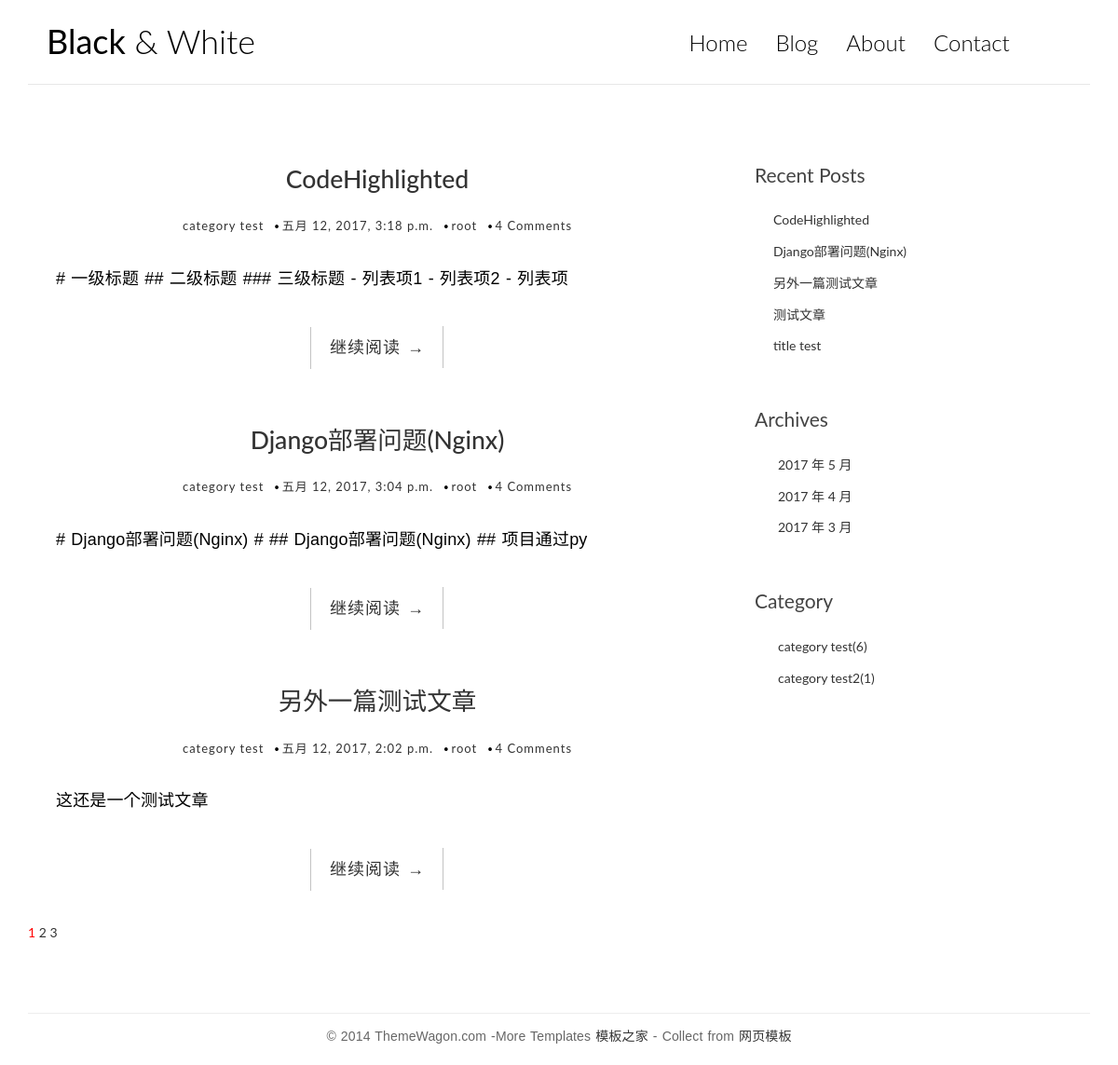
The page / on the database its author committed.
### blog/models.py (models this page shows, shortened)
class Post(models.Model):
    title = models.CharField(max_length=70)
    body = models.TextField()
    created_time = models.DateTimeField()
    modified_time = models.DateTimeField()
    excerpt = models.CharField(max_length = 200, blank = True)
    category = models.ForeignKey(Category)
    tags = models.ManyToManyField(Tag, blank = True)
    author = models.ForeignKey(User)
    views = models.PositiveIntegerField(default=0)
    def get_absolute_url(self):
        return reverse('blog:detail', kwargs={'pk': self.pk})
    class Meta:
        ordering = ['-created_time']

class Category(models.Model):
    name = models.CharField(max_length = 100)

### blog/views.py (the view, shortened to what this page needs)
# urls.py: url(r'^$', IndexView.as_view(), name='index'),
class IndexView(ListView):
    model = Post
    template_name = 'blog/index.html'
    context_object_name = 'post_list'
    paginate_by = 3
    def get_context_data(self, **kwargs):
        context = super().get_context_data(**kwargs)
        paginator = context.get('paginator')
        page = context.get('page_obj')
        is_paginated = context.get('is_paginated')
        pagination_data = self.pagination_data(paginator, page, is_paginated)
        context.update(pagination_data)
        return context
    def pagination_data(self, paginator, page, is_paginated):
        if not is_paginated:
            return {}
        left = []
        right = []
        left_has_more = False
        right_has_more = False
        first = False
        last = False
        page_number = page.number
        total_pages = paginator.num_pages
        page_range = paginator.page_range
        if page_number == 1:
            right = page_range[page_number:page_number + 2]
            if right[-1] < total_pages - 1:
                right_has_more = True
            if right[-1] < total_pages:
                last = True
        elif page_number == total_pages:
            left = page_range[(page_number - 3) if (page_number - 3) > 0 else 0:page_number - 1]
            if left[0] > 2:
                left_has_more = True
            if left[0] > 1:
                first = True
        context = {
            'left': left,
            'right': right,
            'left_has_more': left_has_more,
            'right_has_more': right_has_more,
            'first': first,
            'last': last,
        }
        return context

### blog/templatetags/blog_tags.py (called while the page is built)
@register.simple_tag
def get_recent_posts(num=5):
    return Post.objects.all()[:num]

@register.simple_tag
def archives():
    return Post.objects.dates('created_time', 'month', order='DESC')

@register.simple_tag
def get_categories():
    return Category.objects.all()

@register.simple_tag
def get_num_posts():
    category_list = Category.objects.annotate(num_posts=Count('post'))
    return category_list

### templates/blog/index.html (shortened to what this page needs)
{% extends 'blog/base.html' %}
                    {% block main %}
                        {%for post in post_list%}
                        <article class="post post-1">
                            <header class="entry-header">
                               <h1 class="entry-title">
                                   <a href="{{post.get_absolute_url}}">{{post.title}}</a>
                                </h1>
                                <div class="entry-meta">
                                    <span class="post-category">
                                        <a href="#">{{ post.category.name  }} </a>
                                    </span>
                                    <span class="post-date">
                                        <a href="#">
                                            <time class="entry-date" datetime="{{ post.created_time }}">{{ post.created_time }}         </time>
                                        </a>
                                    </span>
                                    <span class="post-author"><a href="#">{{ post.author }} </a></span>
                                    <span class="comments-link"><a href="#">4 Comments</a></span>
                                </div>
                            </header>
                            <div class="entry-content clearfix">
                                <p>{{ post.body | truncatechars:54  }}</p>
                                <div class="read-more cl-effect-14">
                                    <a href="{{post.get_absolute_url}}" class="more-link">继续阅读 <span class="meta-nav">→</span></a>
                                </div>
                            </div>
                        </article>
                        {%empty%}
                        <div class="no-post">暂时还没有发布的文章！</div>
                        {%endfor%}
{% if is_paginated %}
<div class="pagination">
  <a href="?page={{ page_obj.number }}" style="color: red">{{ page_obj.number }}</a>
  {% if right %}
    {% for i in right %}
        <a href="?page={{ i }}">{{ i }}</a>
    {% endfor %}
  {% endif %}
</div>
{% endif %}
                    {% endblock main %}

### templates/blog/base.html (shortened to what this page needs)
{%load blog_tags%}
<!DOCTYPE html>
<html>
	<head>
        {%load staticfiles%}
        <link rel="stylesheet" href="{% static 'blog/css/bootstrap.min.css'%}">
		<link rel="stylesheet" href="http://code.ionicframework.com/ionicons/2.0.1/css/ionicons.min.css">
        <link rel="stylesheet" href="{% static 'blog/css/pace.css'%}">
        <link rel="stylesheet" href="{% static 'blog/css/custom.css'%}">
        <link rel="stylesheet" href="{% static 'blog/css/friendly.css' %}">
	</head>
	<body>
		<div class="container">
			<header id="site-header">
				<div class="row">
					<div class="col-md-4 col-sm-5 col-xs-8">
						<div class="logo">
                            <h1><a href="{% url 'blog:index'%}"><b>Black</b> &amp; White</a></h1>
						</div>
					</div>
					<div class="col-md-8 col-sm-7 col-xs-4">
						<nav class="main-nav" role="navigation">
							<div class="collapse navbar-collapse" id="bs-example-navbar-collapse-1">
  								<ul class="nav navbar-nav navbar-right">
                                    <li class="cl-effect-11"><a href="{%url 'blog:index'%}" data-hover="Home">Home</a></li>
    								<li class="cl-effect-11"><a href="full-width.html" data-hover="Blog">Blog</a></li>
    								<li class="cl-effect-11"><a href="about.html" data-hover="About">About</a></li>
    								<li class="cl-effect-11"><a href="contact.html" data-hover="Contact">Contact</a></li>
  								</ul>
							</div>
						</nav>
					</div>
				</div>
			</header>
		</div>
		<div class="content-body">
			<div class="container">
				<div class="row">
					<main class="col-md-8">
                        {%block main%}
                        {%endblock main%}
					</main>
					<aside class="col-md-4">
						<div class="widget widget-recent-posts">
							<h3 class="widget-title">Recent Posts</h3>
                            {%get_recent_posts as recent_post_list%}
							<ul>
                                {%for post in recent_post_list%}
								<li>
                                    <a href="{{post.get_absolute_url}}">{{post.title}}</a>
								</li>
                                {%endfor%}
							</ul>
						</div>
						<div class="widget widget-archives">
							<h3 class="widget-title">Archives</h3>
                            {% archives as date_list%}
							<ul>
                                {%for date in date_list%}
								<li>
                                <a href="{% url 'blog:archives' date.year date.month%}">{{date.year}} 年 {{ date.month  }} 月</a>
								</li>
                                {%endfor%}
							</ul>
						</div>
						<div class="widget widget-category">
							<h3 class="widget-title">Category</h3>
                            {% get_categories as category_list %}
                            {% get_num_posts as category_list %}
							<ul>
                                {%for category in category_list%}
								<li>
                                <a href="{%url 'blog:category' category.pk%}">{{category.name}}({{category.num_posts}})</a>
								</li>
                                {%endfor%}
							</ul>
						</div>
					</aside>
				</div>
			</div>
		</div>
		<footer id="site-footer">
			<div class="container">
				<div class="row">
					<div class="col-md-12">
						<p class="copyright">&copy; 2014 ThemeWagon.com -More Templates <a href="http://www.cssmoban.com/" target="_blank" title="模板之家">模板之家</a> - Collect from <a href="http://www.cssmoban.com/" title="网页模板" target="_blank">网页模板</a></p>
					</div>
				</div>
			</div>
		</footer>
	</body>
</html>

### blog/static/blog/css/custom.css (style rules this page uses)
* { outline: none; }
h1, h2, h3, h4, h5, h6 { margin-top: 0; }
b { font-weight: 400; }
a { color: #333; }
body { color: #444; font-family: 'Lato', sans-serif; }
p { font-family: 'Ubuntu', sans-serif; font-weight: 400; word-spacing: 1px; letter-spacing: 0.01em; }
#site-header { background-color: #FFF; padding: 25px 20px; margin-bottom: 40px; border-bottom: 1px solid #e7e7e7; }
.logo h1 a { color: #000; }
.logo h1 { margin: 0; font-family: 'Lato', sans-serif; font-weight: 300; }
.main-nav { margin-top: 11px; max-width: 95%; }
.main-nav a { color: #000000 !important; padding: 0 0 5px 0 !important; margin-right: 30px; font-family: 'Lato', sans-serif; font-weight: 300; font-size: 24px; }
.cl-effect-11 a { padding: 10px 0; color: #0972b4; text-shadow: none; }
.cl-effect-11 a::before { position: absolute; top: 0; left: 0; overflow: hidden; padding: 0 0 5px 0 !important; max-width: 0; border-bottom: 1px solid #000; color: #000; content: attr(data-hover); -webkit-transition: max-width 0.5s; -moz-transition: max-width 0.5s; transition: max-width 0.5s; }
.content-body { padding-bottom: 4em; }
.post, .comment-area { background: #fff; padding: 30px 30px 0; }
.entry-title { text-align: center; font-size: 1.9em; margin-bottom: 20px; line-height: 1.6; padding: 10px 20px 0; }
.entry-meta { text-align: center; color: #DDDDDD; font-size: 13px; letter-spacing: 1px; margin-bottom: 30px; }
.entry-content { font-size: 18px; line-height: 1.9; font-weight: 300; color: #000; }
.post-category, .post-date, .post-author { position: relative; padding-right: 15px; }
.post-category::after, .post-date::after, .post-author::after { position: absolute; content: '.'; color: #000; font-size: 30px; top: -22px; right: 1px; }
.read-more { font-family: 'Ubuntu', sans-serif; font-weight: 400; word-spacing: 1px; letter-spacing: 0.01em; text-align: center; margin-top: 20px; }
.cl-effect-14 a { padding: 0 20px; height: 45px; line-height: 45px; position: relative; display: inline-block; margin: 15px 25px; letter-spacing: 1px; font-weight: 400; text-shadow: 0 0 1px rgba(255,255,255,0.3); }
.cl-effect-14 a::before, .cl-effect-14 a::after { position: absolute; width: 45px; height: 1px; background: #C3C3C3; content: ''; -webkit-transition: all 0.3s; -moz-transition: all 0.3s; transition: all 0.3s; pointer-events: none; }
.cl-effect-14 a::before { top: 0; left: 0; -webkit-transform: rotate(90deg); -moz-transform: rotate(90deg); transform: rotate(90deg); -webkit-transform-origin: 0 0; -moz-transform-origin: 0 0; transform-origin: 0 0; }
.cl-effect-14 a::after { right: 0; bottom: 0; -webkit-transform: rotate(90deg); -moz-transform: rotate(90deg); transform: rotate(90deg); -webkit-transform-origin: 100% 0; -moz-transform-origin: 100% 0; transform-origin: 100% 0; }
.widget { background: #fff; padding: 30px 0 0; }
.widget-title { font-size: 1.5em; margin-bottom: 20px; line-height: 1.6; padding: 10px 0 0; font-weight: 400; }
.widget-recent-posts ul { padding: 0; margin: 0; padding-left: 20px; }
.widget-recent-posts ul li { list-style-type: none; position: relative; line-height: 170%; margin-bottom: 10px; }
.widget-recent-posts ul li::before { content: '\f3d3'; font-family: "Ionicons"; position: absolute; left: -17px; top: 3px; font-size: 16px; color: #000; }
.widget-archives ul { padding: 0; margin: 0; padding-left: 25px; }
.widget-archives ul li { list-style-type: none; position: relative; line-height: 170%; margin-bottom: 10px; }
.widget-archives ul li::before { content: '\f3f3'; font-family: "Ionicons"; position: absolute; left: -25px; top: 1px; font-size: 16px; color: #000; }
.widget-category ul { padding: 0; margin: 0; padding-left: 25px; }
.widget-category ul li { list-style-type: none; position: relative; line-height: 170%; margin-bottom: 10px; }
.widget-category ul li::before { content: '\f3fe'; font-family: "Ionicons"; position: absolute; left: -25px; top: 1px; font-size: 18px; color: #000; }
#site-footer { padding-top: 10px; padding: 0 0 1.5em 0; }
.copyright { text-align: center; padding-top: 1em; margin: 0; border-top: 1px solid #eee; color: #666; }

### rows shown on the page
Post: title "CodeHighlighted", category.name "category test", created_time "五月 12, 2017, 3:18 p.m.", author "root", body "# 一级标题 ## 二级标题 ### 三级标题 - 列表项1 - 列表项2 - 列表项"
Post: title "Django部署问题(Nginx)", category.name "category test", created_time "五月 12, 2017, 3:04 p.m.", author "root", body "# Django部署问题(Nginx) # ## Django部署问题(Nginx) ## 项目通过py"
Post: title "另外一篇测试文章", category.name "category test", created_time "五月 12, 2017, 2:02 p.m.", author "root", body "这还是一个测试文章"
Post: title "测试文章"
Post: title "title test"
Category: name "category test", num_posts "6"
Category: name "category test2", num_posts "1"

### other values the page prints
{{ page_obj.number }} "1"
{{ i }} "2" "3"
{{ date.year }} "2017" "2017" "2017"
{{ date.month }} "5" "4" "3"
